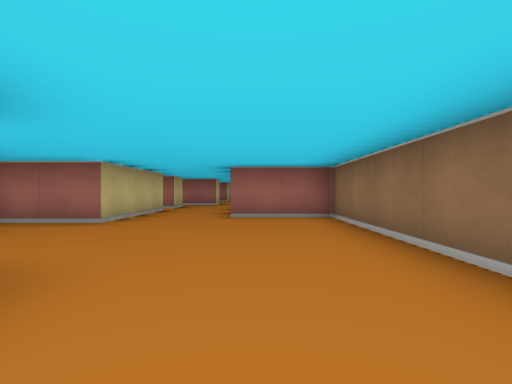
view 1 (above)

18 first-person views from a walk through a cub3D ray-caster map. The camera is about half as high as the walls, looks level and sees 85° across. The floor is counted in squares. Each view is taken from the middle of a square. On the plan, view 1 faces up. The plan holds only what a view shows up to about 9 squares ahead; the rest is blank.

view 2
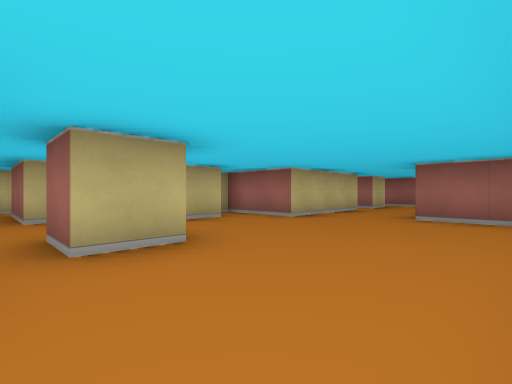

view 3
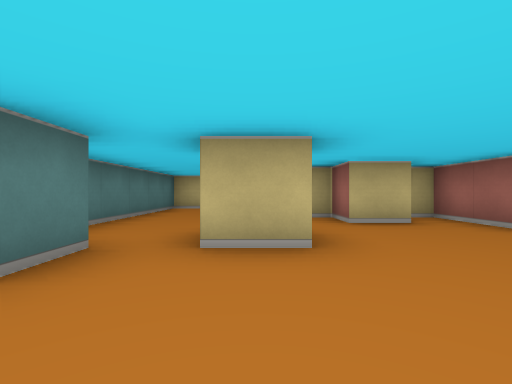

view 4
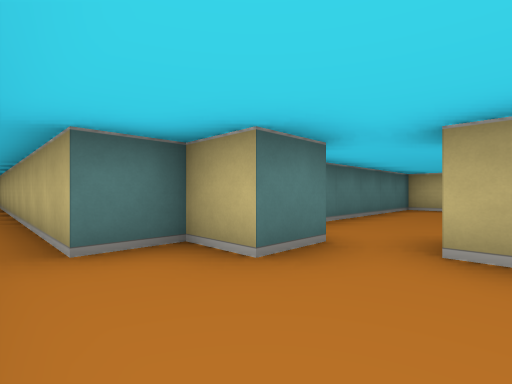

view 5
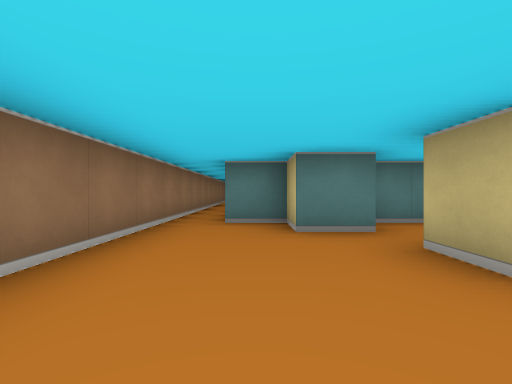

view 6
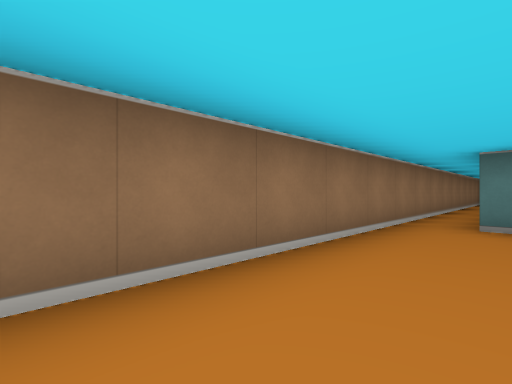

view 7
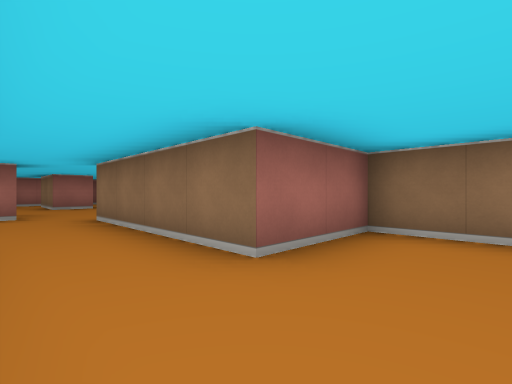

view 8
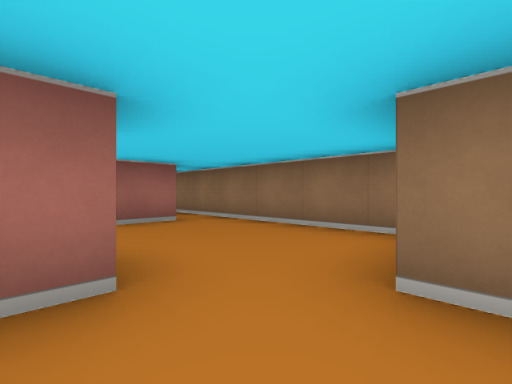

view 9
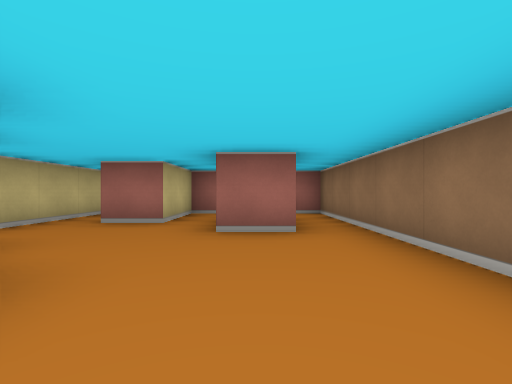

view 10
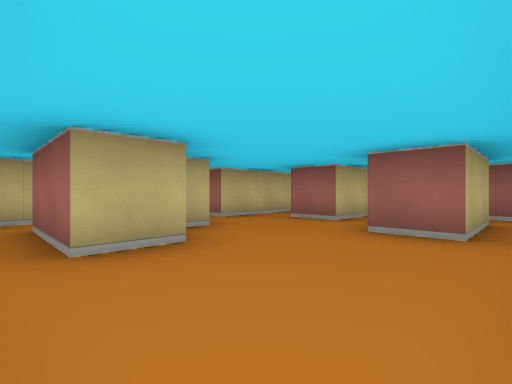

view 11
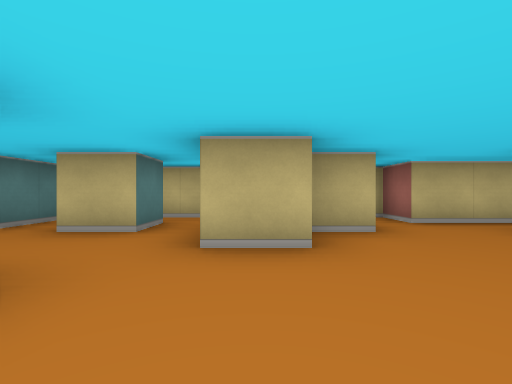

view 12
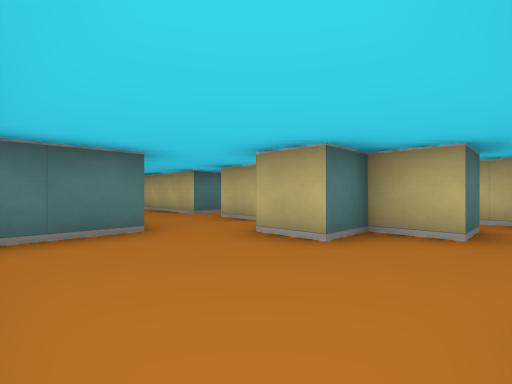

view 13
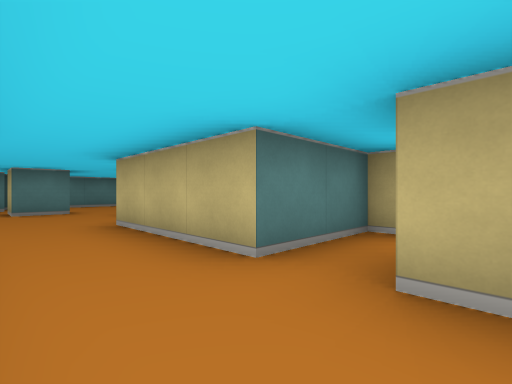

view 14
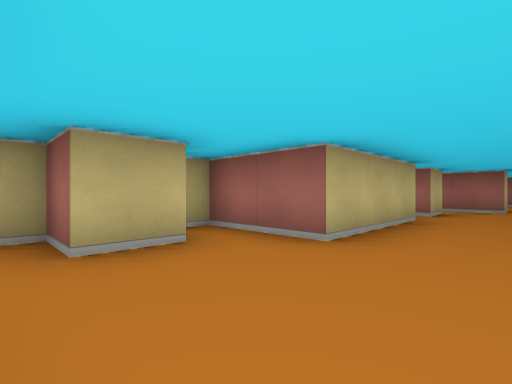

view 15
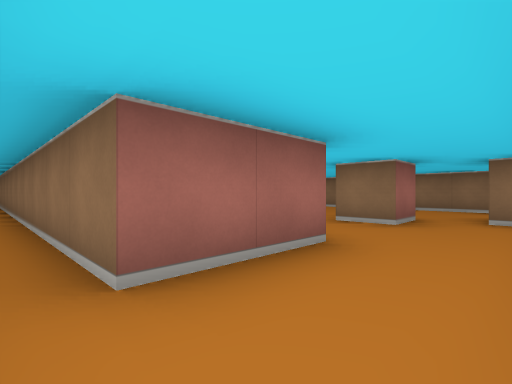

view 16
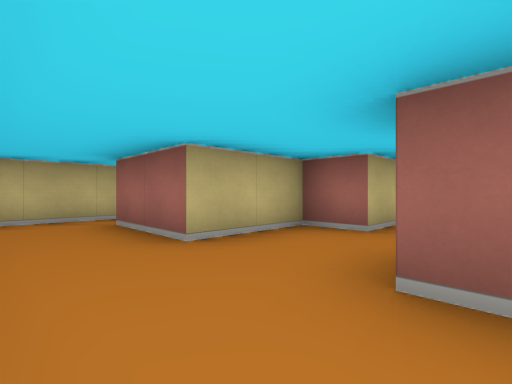

view 17
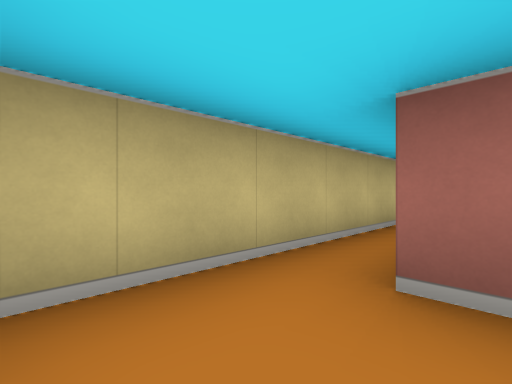

view 18
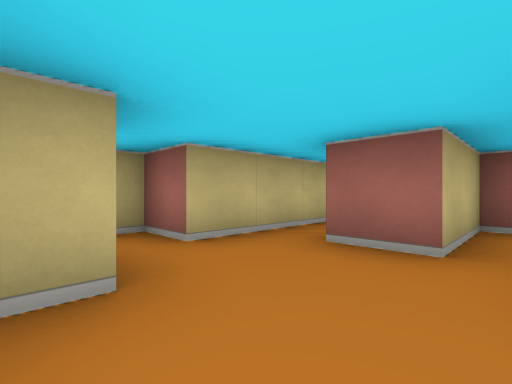

### Floor plan
Points are (right, up) in squares from view 1. A wall is a line through its corners. A room is listed if a view was taken in it or the views show most of it. See-through windows are left out.
Room 1 (views 1, 2, 3, 4, 5, 6, 7, 14, 16, 17)
walls: (-1.5, -0.5) (-0.5, -0.5) (-0.5, -1.5) (0.5, -1.5) (0.5, -10.4); (-1.5, 0.5) (-2.5, 0.5) (-2.5, 1.5) (-1.5, 1.5) (-1.5, 0.5); (-3.5, 3.6) (-3.5, 2.5) (-4.5, 2.5) (-4.5, 0.5) (-6.5, 0.5); (-6.5, -1.5) (-1.5, -1.5); (-2.5, 5.5) (-2.5, 4.5) (-4.5, 4.5) (-4.5, 4); (1.5, -8.2) (1.5, 5.5) (-0.5, 5.5)
ways out: opening at (-1.5, 6.5) to room 2; opening at (-5.5, -0.5) to room 3
Room 2 (views 8, 9, 10, 11, 12, 13, 18)
walls: (1.5, 10.1) (1.5, 13.5); (-3.5, 9.5) (-2.5, 9.5) (-2.5, 8.5) (-3, 8.5); (-3.5, 12.5) (-2.5, 12.5) (-2.5, 11.5) (-1.5, 11.5) (-1.5, 10.5) (-3.5, 10.5); (0.5, 13.5) (-0.5, 13.5) (-0.5, 15.1); (-4.5, 10.6) (-4.5, 7.5) (-2.5, 7.5) (-2.5, 5.5); (-3.5, 14.5) (-3.5, 13.5) (-4.5, 13.5) (-4.5, 12.4); (-1.5, 15.5) (-1.5, 14.5) (-2.5, 14.5); (-0.5, 5.5) (-0.5, 9.5) (0.9, 9.5)
ways out: opening at (-1.5, 6.5) to room 1; opening at (1, 14.5) to room 4; opening at (-1, 15) to room 5; opening at (-3, 14)
Room 3 (view 15)
walls: (-7.5, 3.5) (-7.5, -1.5) (-6.5, -1.5); (-6.5, 0.5) (-6.5, 10.4)
ways out: opening at (-5.5, -0.5) to room 1
Room 4 (no view inside)
walls: (0.5, 15.5) (0.5, 13.5); (1.5, 13.5) (1.5, 16.5) (-0.5, 16.5)
ways out: opening at (1, 14.5) to room 2; opening at (0, 16) to room 5
Room 5 (no view inside)
walls: (-0.5, 16.5) (-1.5, 16.5) (-1.5, 15.5)
ways out: opening at (-1, 15) to room 2; opening at (0, 16) to room 4

Positions as (right, up) in squares from view 1, and headings:
1: (0, 0), facing up
2: (1, 0), facing up-left
3: (1, 1), facing left
4: (1, 1), facing down-left
5: (0, 3), facing down
6: (0, 3), facing down-right
7: (-2, 4), facing up-right
8: (-2, 9), facing up-right
9: (0, 10), facing up
10: (1, 10), facing up-left
11: (1, 11), facing left
12: (1, 13), facing down-left
13: (-1, 9), facing down-left
14: (-1, 2), facing up-left
15: (-7, -1), facing up-right
16: (-2, -1), facing up-left
17: (-6, -1), facing up-left
18: (-1, 12), facing up-left
